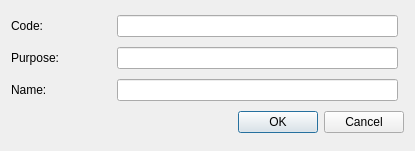
<?xml version="1.0" encoding="UTF-8"?>
<ui version="4.0">
 <class>CreateWarehouseType</class>
 <widget class="QDialog" name="CreateWarehouseType">
  <property name="geometry">
   <rect>
    <x>0</x>
    <y>0</y>
    <width>415</width>
    <height>151</height>
   </rect>
  </property>
  <property name="sizePolicy">
   <sizepolicy hsizetype="Fixed" vsizetype="Fixed">
    <horstretch>0</horstretch>
    <verstretch>0</verstretch>
   </sizepolicy>
  </property>
  <property name="windowTitle">
   <string>Create/Update warehouse type</string>
  </property>
  <property name="locale">
   <locale language="English" country="UnitedStates"/>
  </property>
  <property name="modal">
   <bool>false</bool>
  </property>
  <layout class="QGridLayout" name="gridLayout">
   <property name="leftMargin">
    <number>11</number>
   </property>
   <property name="topMargin">
    <number>11</number>
   </property>
   <property name="rightMargin">
    <number>11</number>
   </property>
   <property name="bottomMargin">
    <number>11</number>
   </property>
   <item row="0" column="0">
    <widget class="QLabel" name="CodeLb">
     <property name="minimumSize">
      <size>
       <width>100</width>
       <height>0</height>
      </size>
     </property>
     <property name="text">
      <string>Code:</string>
     </property>
    </widget>
   </item>
   <item row="3" column="0">
    <widget class="QLabel" name="nameLb">
     <property name="text">
      <string>Name:</string>
     </property>
    </widget>
   </item>
   <item row="3" column="1">
    <widget class="QLineEdit" name="nameEdit">
     <property name="maximumSize">
      <size>
       <width>16777215</width>
       <height>16777215</height>
      </size>
     </property>
    </widget>
   </item>
   <item row="0" column="1">
    <widget class="QLineEdit" name="codeEdit">
     <property name="minimumSize">
      <size>
       <width>150</width>
       <height>0</height>
      </size>
     </property>
     <property name="maximumSize">
      <size>
       <width>16777215</width>
       <height>16777215</height>
      </size>
     </property>
     <property name="toolTip">
      <string>&lt;html&gt;&lt;head/&gt;&lt;body&gt;&lt;p&gt;For example: Doe&lt;/p&gt;&lt;/body&gt;&lt;/html&gt;</string>
     </property>
    </widget>
   </item>
   <item row="2" column="1">
    <widget class="QLineEdit" name="purposeEdit">
     <property name="minimumSize">
      <size>
       <width>150</width>
       <height>0</height>
      </size>
     </property>
     <property name="maximumSize">
      <size>
       <width>16777215</width>
       <height>16777215</height>
      </size>
     </property>
     <property name="toolTip">
      <string>&lt;html&gt;&lt;head/&gt;&lt;body&gt;&lt;p&gt;For example: John.Doe@gmail.com (does not mandatory field)&lt;/p&gt;&lt;/body&gt;&lt;/html&gt;</string>
     </property>
    </widget>
   </item>
   <item row="4" column="0" colspan="3">
    <layout class="QHBoxLayout" name="horizontalLayout">
     <item>
      <spacer name="horizontalSpacer">
       <property name="orientation">
        <enum>Qt::Horizontal</enum>
       </property>
       <property name="sizeHint" stdset="0">
        <size>
         <width>40</width>
         <height>20</height>
        </size>
       </property>
      </spacer>
     </item>
     <item>
      <widget class="QPushButton" name="okBtn">
       <property name="text">
        <string>OK</string>
       </property>
      </widget>
     </item>
     <item>
      <widget class="QPushButton" name="cancelBtn">
       <property name="text">
        <string>Cancel</string>
       </property>
      </widget>
     </item>
    </layout>
   </item>
   <item row="2" column="0">
    <widget class="QLabel" name="purposeLb">
     <property name="text">
      <string>Purpose:</string>
     </property>
    </widget>
   </item>
  </layout>
 </widget>
 <tabstops>
  <tabstop>codeEdit</tabstop>
  <tabstop>purposeEdit</tabstop>
  <tabstop>okBtn</tabstop>
  <tabstop>cancelBtn</tabstop>
 </tabstops>
 <resources/>
 <connections/>
</ui>
